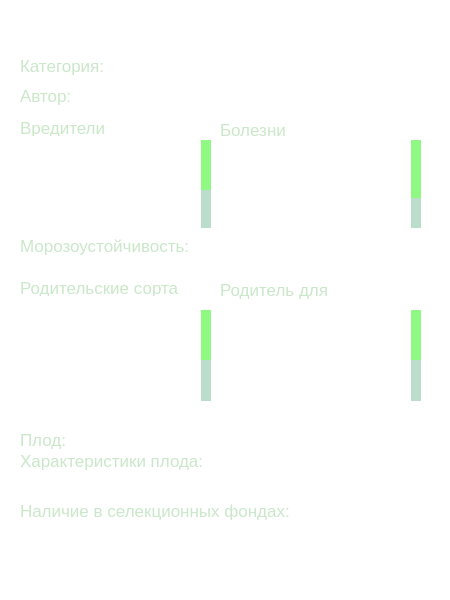
<?xml version="1.0" encoding="UTF-8"?>
<ui version="4.0">
 <class>Form</class>
 <widget class="QWidget" name="Form">
  <property name="geometry">
   <rect>
    <x>0</x>
    <y>0</y>
    <width>450</width>
    <height>600</height>
   </rect>
  </property>
  <property name="minimumSize">
   <size>
    <width>0</width>
    <height>591</height>
   </size>
  </property>
  <property name="windowTitle">
   <string>Form</string>
  </property>
  <property name="styleSheet">
   <string notr="true">#Form{background:transparent}</string>
  </property>
  <widget class="QWidget" name="widget" native="true">
   <property name="geometry">
    <rect>
     <x>0</x>
     <y>0</y>
     <width>450</width>
     <height>601</height>
    </rect>
   </property>
   <property name="minimumSize">
    <size>
     <width>0</width>
     <height>591</height>
    </size>
   </property>
   <property name="styleSheet">
    <string notr="true">#widget{background-color: transparent}
#name{font-size:20px; color: rgb(255,255,255)}
QLabel{color: rgb(255,255,255)}
#category,#autor,#label,#label_2,#label_3,#label_4,#label_5,#label_7,#label_9,#label_10{font-size:17px; color:rgb(202, 231, 201);}
#line, #line_2,#line_3,#line_5,#line_6 {
background-color: rgb(255, 255,255);
border:none
}

QListWidget{
	background-color: transparent;
	border: none;
	color: rgb(255,255,255);
}


QScrollBar::Vertical{
	background-color:rgba(85, 170, 127, 0.4);
	border:none;
	width:10px;

	
}
QScrollBar::handle::Vertical{
	background-color: rgba(131, 255, 112, 0.8);
	height:100px;
	min-height: 50px;
}
QScrollBar::add-line::vertical{
	border:none;
	background:none;
}
QScrollBar::sub-line::vertical{
	border:none;
	background:none;
}

QScrollBar::handle::Vertical::hover{
	background-color:rgba(0, 170, 0, 1);
}
QScrollBar::handle::Vertical::pressed{
	background-color:rgba(0, 170, 127,0.8);
}

QScrollBar::add-Page::vertical,QScrollBar::sub-Page::vertical{
	background:none;
}
QScrollBar::up-arrow::vertical,QScrollBar::down-arrow::vertical{
	background:none;
}</string>
   </property>
   <widget class="QLabel" name="name">
    <property name="geometry">
     <rect>
      <x>20</x>
      <y>0</y>
      <width>401</width>
      <height>51</height>
     </rect>
    </property>
    <property name="text">
     <string>Название</string>
    </property>
   </widget>
   <widget class="Line" name="line">
    <property name="geometry">
     <rect>
      <x>20</x>
      <y>40</y>
      <width>401</width>
      <height>2</height>
     </rect>
    </property>
    <property name="styleSheet">
     <string notr="true"/>
    </property>
    <property name="orientation">
     <enum>Qt::Horizontal</enum>
    </property>
   </widget>
   <widget class="QLabel" name="category">
    <property name="geometry">
     <rect>
      <x>20</x>
      <y>50</y>
      <width>91</width>
      <height>31</height>
     </rect>
    </property>
    <property name="text">
     <string>Категория:</string>
    </property>
   </widget>
   <widget class="QLabel" name="category_name">
    <property name="geometry">
     <rect>
      <x>110</x>
      <y>50</y>
      <width>311</width>
      <height>31</height>
     </rect>
    </property>
    <property name="text">
     <string>Категория</string>
    </property>
   </widget>
   <widget class="QLabel" name="autor">
    <property name="geometry">
     <rect>
      <x>20</x>
      <y>85</y>
      <width>91</width>
      <height>21</height>
     </rect>
    </property>
    <property name="text">
     <string>Автор:</string>
    </property>
   </widget>
   <widget class="Line" name="line_2">
    <property name="geometry">
     <rect>
      <x>20</x>
      <y>110</y>
      <width>401</width>
      <height>2</height>
     </rect>
    </property>
    <property name="styleSheet">
     <string notr="true">#line{
background-color: rgb(0, 170, 0);
border:none
}
</string>
    </property>
    <property name="orientation">
     <enum>Qt::Horizontal</enum>
    </property>
   </widget>
   <widget class="Line" name="line_3">
    <property name="geometry">
     <rect>
      <x>20</x>
      <y>270</y>
      <width>401</width>
      <height>2</height>
     </rect>
    </property>
    <property name="styleSheet">
     <string notr="true">#line{
background-color: rgb(0, 170, 0);
border:none
}
</string>
    </property>
    <property name="orientation">
     <enum>Qt::Horizontal</enum>
    </property>
   </widget>
   <widget class="QLabel" name="autor_name">
    <property name="geometry">
     <rect>
      <x>80</x>
      <y>80</y>
      <width>341</width>
      <height>31</height>
     </rect>
    </property>
    <property name="text">
     <string>имя автора</string>
    </property>
   </widget>
   <widget class="QLabel" name="label">
    <property name="geometry">
     <rect>
      <x>20</x>
      <y>120</y>
      <width>181</width>
      <height>16</height>
     </rect>
    </property>
    <property name="text">
     <string>Вредители</string>
    </property>
   </widget>
   <widget class="QLabel" name="label_2">
    <property name="geometry">
     <rect>
      <x>220</x>
      <y>120</y>
      <width>201</width>
      <height>20</height>
     </rect>
    </property>
    <property name="text">
     <string>Болезни</string>
    </property>
   </widget>
   <widget class="QListWidget" name="list_insects">
    <property name="geometry">
     <rect>
      <x>20</x>
      <y>140</y>
      <width>191</width>
      <height>88</height>
     </rect>
    </property>
    <property name="lineWidth">
     <number>0</number>
    </property>
    <property name="verticalScrollBarPolicy">
     <enum>Qt::ScrollBarAsNeeded</enum>
    </property>
    <property name="isWrapping" stdset="0">
     <bool>false</bool>
    </property>
    <property name="wordWrap">
     <bool>true</bool>
    </property>
    <item>
     <property name="text">
      <string>Вредитель</string>
     </property>
    </item>
    <item>
     <property name="text">
      <string>вредит</string>
     </property>
    </item>
    <item>
     <property name="text">
      <string>в</string>
     </property>
    </item>
    <item>
     <property name="text">
      <string>в</string>
     </property>
    </item>
    <item>
     <property name="text">
      <string>Новый элемент</string>
     </property>
    </item>
    <item>
     <property name="text">
      <string>Новый элемент fdsfasdfsafsafsdfsafafds</string>
     </property>
    </item>
    <item>
     <property name="text">
      <string>Новый элемент</string>
     </property>
    </item>
    <item>
     <property name="text">
      <string>Новый элемент</string>
     </property>
    </item>
    <item>
     <property name="text">
      <string>в</string>
     </property>
    </item>
   </widget>
   <widget class="QListWidget" name="list_sicks">
    <property name="geometry">
     <rect>
      <x>220</x>
      <y>140</y>
      <width>201</width>
      <height>88</height>
     </rect>
    </property>
    <property name="lineWidth">
     <number>0</number>
    </property>
    <property name="verticalScrollBarPolicy">
     <enum>Qt::ScrollBarAsNeeded</enum>
    </property>
    <item>
     <property name="text">
      <string>Вредитель</string>
     </property>
    </item>
    <item>
     <property name="text">
      <string>вредит</string>
     </property>
    </item>
    <item>
     <property name="text">
      <string>в</string>
     </property>
    </item>
    <item>
     <property name="text">
      <string>в</string>
     </property>
    </item>
    <item>
     <property name="text">
      <string>Новый элемент</string>
     </property>
    </item>
    <item>
     <property name="text">
      <string>Новый элемент</string>
     </property>
    </item>
    <item>
     <property name="text">
      <string>Новый элемент</string>
     </property>
    </item>
    <item>
     <property name="text">
      <string>Новый элемент</string>
     </property>
    </item>
    <item>
     <property name="text">
      <string>в</string>
     </property>
    </item>
   </widget>
   <widget class="QListWidget" name="list_parent">
    <property name="geometry">
     <rect>
      <x>20</x>
      <y>310</y>
      <width>191</width>
      <height>91</height>
     </rect>
    </property>
    <property name="lineWidth">
     <number>0</number>
    </property>
    <property name="verticalScrollBarPolicy">
     <enum>Qt::ScrollBarAsNeeded</enum>
    </property>
    <property name="isWrapping" stdset="0">
     <bool>false</bool>
    </property>
    <property name="wordWrap">
     <bool>true</bool>
    </property>
    <item>
     <property name="text">
      <string>Вредитель</string>
     </property>
    </item>
    <item>
     <property name="text">
      <string>вредит</string>
     </property>
    </item>
    <item>
     <property name="text">
      <string>в</string>
     </property>
    </item>
    <item>
     <property name="text">
      <string>в</string>
     </property>
    </item>
    <item>
     <property name="text">
      <string>Новый элемент</string>
     </property>
    </item>
    <item>
     <property name="text">
      <string>Новый элемент fdsfasdfsafsafsdfsafafds</string>
     </property>
    </item>
    <item>
     <property name="text">
      <string>Новый элемент</string>
     </property>
    </item>
    <item>
     <property name="text">
      <string>Новый элемент</string>
     </property>
    </item>
    <item>
     <property name="text">
      <string>в</string>
     </property>
    </item>
   </widget>
   <widget class="QListWidget" name="list_children">
    <property name="geometry">
     <rect>
      <x>220</x>
      <y>310</y>
      <width>201</width>
      <height>91</height>
     </rect>
    </property>
    <property name="lineWidth">
     <number>0</number>
    </property>
    <property name="verticalScrollBarPolicy">
     <enum>Qt::ScrollBarAsNeeded</enum>
    </property>
    <property name="isWrapping" stdset="0">
     <bool>false</bool>
    </property>
    <property name="wordWrap">
     <bool>true</bool>
    </property>
    <item>
     <property name="text">
      <string>Вредитель</string>
     </property>
    </item>
    <item>
     <property name="text">
      <string>вредит</string>
     </property>
    </item>
    <item>
     <property name="text">
      <string>в</string>
     </property>
    </item>
    <item>
     <property name="text">
      <string>в</string>
     </property>
    </item>
    <item>
     <property name="text">
      <string>Новый элемент</string>
     </property>
    </item>
    <item>
     <property name="text">
      <string>Новый элемент fdsfasdfsafsafsdfsafafds</string>
     </property>
    </item>
    <item>
     <property name="text">
      <string>Новый элемент</string>
     </property>
    </item>
    <item>
     <property name="text">
      <string>Новый элемент</string>
     </property>
    </item>
    <item>
     <property name="text">
      <string>в</string>
     </property>
    </item>
   </widget>
   <widget class="QLabel" name="label_3">
    <property name="geometry">
     <rect>
      <x>20</x>
      <y>280</y>
      <width>181</width>
      <height>16</height>
     </rect>
    </property>
    <property name="text">
     <string>Родительские сорта</string>
    </property>
   </widget>
   <widget class="QLabel" name="label_4">
    <property name="geometry">
     <rect>
      <x>220</x>
      <y>280</y>
      <width>201</width>
      <height>20</height>
     </rect>
    </property>
    <property name="text">
     <string>Родитель для </string>
    </property>
   </widget>
   <widget class="QLabel" name="label_5">
    <property name="geometry">
     <rect>
      <x>20</x>
      <y>429</y>
      <width>61</width>
      <height>21</height>
     </rect>
    </property>
    <property name="text">
     <string>Плод:</string>
    </property>
   </widget>
   <widget class="QLabel" name="fruit">
    <property name="geometry">
     <rect>
      <x>70</x>
      <y>430</y>
      <width>71</width>
      <height>21</height>
     </rect>
    </property>
    <property name="text">
     <string>TextLabel</string>
    </property>
   </widget>
   <widget class="QLabel" name="label_7">
    <property name="geometry">
     <rect>
      <x>20</x>
      <y>450</y>
      <width>191</width>
      <height>21</height>
     </rect>
    </property>
    <property name="text">
     <string>Характеристики плода:</string>
    </property>
   </widget>
   <widget class="QLabel" name="fruit_feature">
    <property name="geometry">
     <rect>
      <x>20</x>
      <y>470</y>
      <width>401</width>
      <height>21</height>
     </rect>
    </property>
    <property name="text">
     <string>TextLabel</string>
    </property>
   </widget>
   <widget class="Line" name="line_5">
    <property name="geometry">
     <rect>
      <x>20</x>
      <y>490</y>
      <width>401</width>
      <height>2</height>
     </rect>
    </property>
    <property name="styleSheet">
     <string notr="true">#line{
background-color: rgb(0, 170, 0);
border:none
}
</string>
    </property>
    <property name="orientation">
     <enum>Qt::Horizontal</enum>
    </property>
   </widget>
   <widget class="QLabel" name="label_9">
    <property name="geometry">
     <rect>
      <x>20</x>
      <y>500</y>
      <width>271</width>
      <height>21</height>
     </rect>
    </property>
    <property name="text">
     <string>Наличие в селекционных фондах:</string>
    </property>
   </widget>
   <widget class="QListWidget" name="list_foundations">
    <property name="geometry">
     <rect>
      <x>20</x>
      <y>530</y>
      <width>401</width>
      <height>61</height>
     </rect>
    </property>
    <property name="lineWidth">
     <number>0</number>
    </property>
    <property name="verticalScrollBarPolicy">
     <enum>Qt::ScrollBarAsNeeded</enum>
    </property>
    <property name="isWrapping" stdset="0">
     <bool>false</bool>
    </property>
    <property name="wordWrap">
     <bool>true</bool>
    </property>
    <item>
     <property name="text">
      <string>отсутствует</string>
     </property>
    </item>
   </widget>
   <widget class="Line" name="line_6">
    <property name="geometry">
     <rect>
      <x>20</x>
      <y>420</y>
      <width>401</width>
      <height>2</height>
     </rect>
    </property>
    <property name="styleSheet">
     <string notr="true">#line{
background-color: rgb(0, 170, 0);
border:none
}
</string>
    </property>
    <property name="orientation">
     <enum>Qt::Horizontal</enum>
    </property>
   </widget>
   <widget class="QLabel" name="label_10">
    <property name="geometry">
     <rect>
      <x>20</x>
      <y>230</y>
      <width>171</width>
      <height>31</height>
     </rect>
    </property>
    <property name="text">
     <string>Морозоустойчивость:</string>
    </property>
   </widget>
   <widget class="QLabel" name="frost_resistance">
    <property name="geometry">
     <rect>
      <x>200</x>
      <y>240</y>
      <width>231</width>
      <height>16</height>
     </rect>
    </property>
    <property name="text">
     <string>TextLabel</string>
    </property>
   </widget>
  </widget>
 </widget>
 <resources/>
 <connections/>
</ui>
